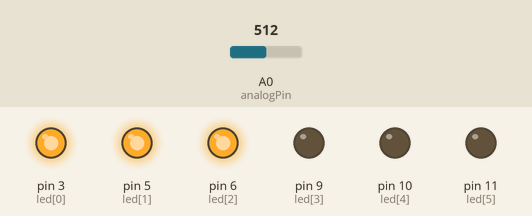
Recording of a sketch running on a simulated Arduino Uno, built with avr-gcc and run on an emulated ATmega328P. Parts: output pins drawn as LEDs (lit = HIGH). The test bench sets the inputs (shaded band); at power-on: A0 (analogPin) = 512.

Above: at 1.2 s.
1.3 s: A0 (analogPin) set to 673
2.8 s: A0 (analogPin) set to 698
At 3.6 s:
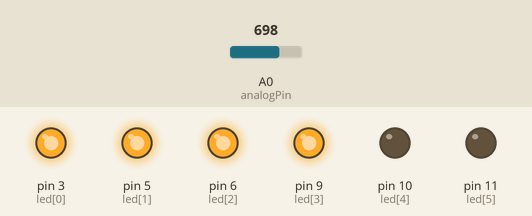
4.3 s: A0 (analogPin) set to 511
At 4.8 s:
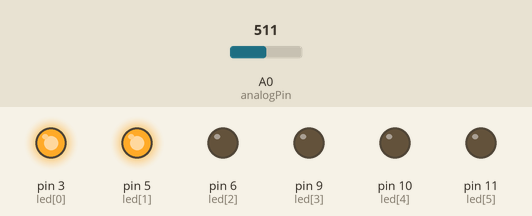
5.8 s: A0 (analogPin) set to 348
7.3 s: A0 (analogPin) set to 332
At 8.3 s:
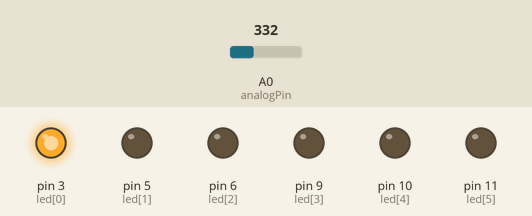
8.8 s: A0 (analogPin) set to 716
At 9.4 s:
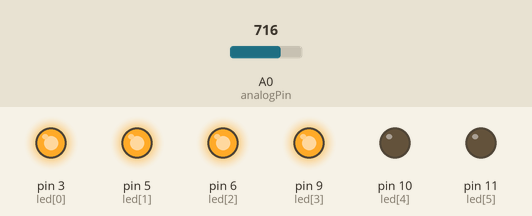
Timing chart, 0 to 11.3 s (numbered marks = the images above; inputs shaded):
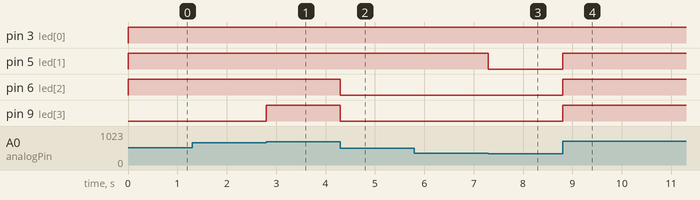

Measured:
- the behaviour switches between 681 and 682 on A0 (analogPin) (found by bisection; images 0 and 1)
- the behaviour switches between 341 and 340 on A0 (analogPin) (found by bisection; images 2 and 3)
- after the input at 1.3 s, every drawn part: stays the same
- after the input at 2.8 s, pin 9 (led[3]): LOW → HIGH at once
- after the input at 4.3 s, pin 6 (led[2]), pin 9 (led[3]): HIGH → LOW at once
- after the input at 5.8 s, every drawn part: stays the same
- after the input at 7.3 s, pin 5 (led[1]): HIGH → LOW at once
- after the input at 8.8 s, pin 5 (led[1]), pin 6 (led[2]), pin 9 (led[3]): LOW → HIGH at once

The sketch:

h006.ino
```cpp
const int led[6] = { 3, 5, 6, 9, 10, 11 };
const int analogPin = A0;

void setup() {

}

void loop() {
  int sensorInput = analogRead(analogPin);
  int level = map(sensorInput, 0, 1023, 0, 6);
  for(int n=0; n<6; n++){
    if(n<level){
      analogWrite(led[n],255);
    }
    else{
      analogWrite(led[n],0);
    }
  }
}
```
